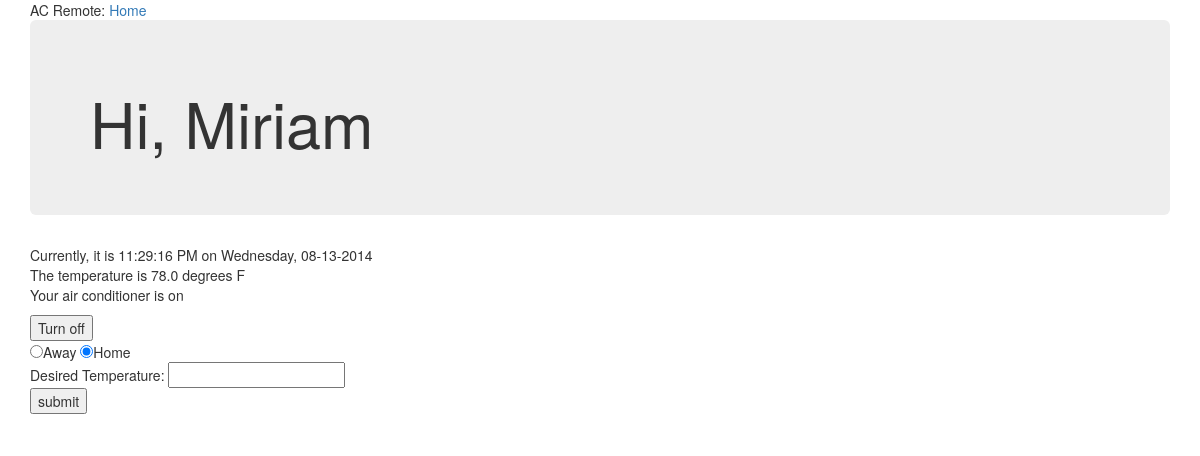
The app's page /index, older data.
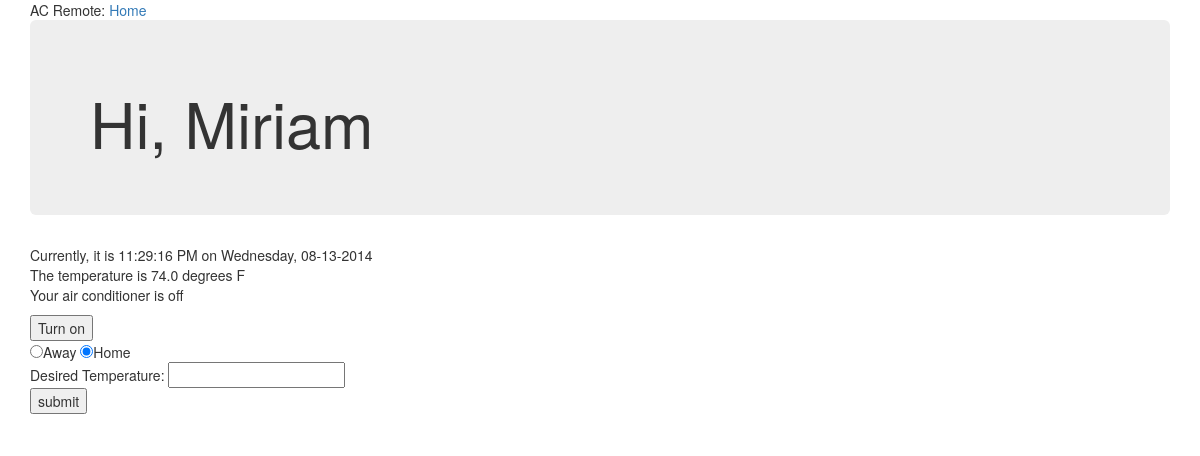
The same page, newer data.
### tables this page shows
CREATE TABLE ac_states ( id integer primary key autoincrement, time text, temp real, is_running int);

### app/app.py (the view)
@app.route('/', methods = ['GET','POST'])
@app.route('/index', methods = ['GET','POST'])
def homepage():
	last_ac_state = db.get_last_ac_state()
	temp = last_ac_state[2]
	running = bool(last_ac_state[3])
	return render_template('index.html', temp = temp, running = running, time=datetime.datetime.now())

### app/db.py (called while the page is built)
def get_last_ac_state():
	c = conn.cursor()
	c.execute('select * from ac_states order by id desc limit 1')
	data = c.fetchone()
	return data

### app/templates/index.html
{% extends "base.html" %}
{% block content %}
<div class="jumbotron"><h1>Hi, Miriam</h1></div>
<div>
  <p>
    {{time.strftime('Currently, it is %I:%M:%S %p on %A, %m-%d-%Y')}}<br>
    The temperature is {{temp}} degrees F<br>
    Your air conditioner is <span id='on_off_span'>{{ 'on' if running else 'off' }}</span>
  </p>
</div>
<button id="on_off_switch">{{'Turn off' if running else 'Turn on'}}</button><br>
<input id='radio_away' type="radio" name="home_mode" value=0>Away
<input id='radio_home' type="radio" name="home_mode" value=1>Home
<form id="set_temperature" name="input" action="{{ url_for('set_temp') }}" method = "post" style="display: none;">
  Desired Temperature: <input type="text" name="desired_temp" id="desired_temp"><br>
<input type="submit" value="submit">
</form>
{% endblock %}

Row changes from the older to the newer data that the page shows:
no longer on this page (row unchanged): ac_states: temp "78.0"
added ac_states: temp "74.0"
Text that changed along with them:
{{ 'on' if running else 'off' }}: "on" → "off"
{{ 'Turn off' if running else 'Turn on' }}: "Turn off" → "Turn on"
